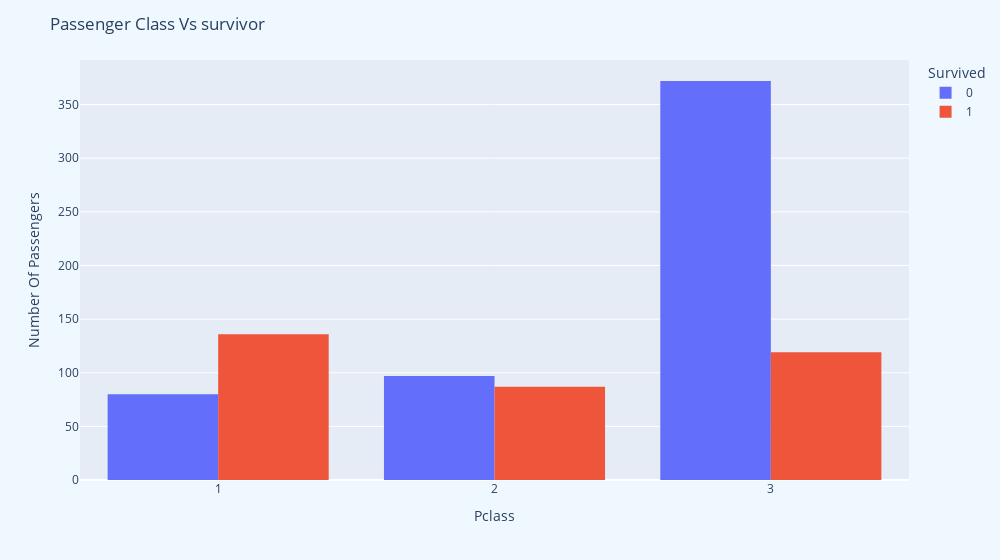

Source (notebook cell):
### Code cell
fig = px.histogram(train_df,x='Pclass',color='Survived',width=1000)
fig.update_layout(yaxis_title="Number Of Passengers",barmode='group',bargroupgap=0,paper_bgcolor="aliceblue",title="Passenger Class Vs survivor")
fig.show()

### Figure 1 — Plotly figure (JSON) as saved in the notebook; plotly's stock layout.template omitted (floating-point values rounded to 4 significant figures; data arrays with more than 128 entries replaced by an {"elided": "..."} marker saying what was removed)
{"data": [{"alignmentgroup": "True", "bingroup": "x", "hovertemplate": "Survived=0<br>Pclass=%{x}<br>count=%{y}<extra></extra>", "legendgroup": "0", "marker": {"color": "#636efa", "pattern": {"shape": ""}}, "name": "0", "offsetgroup": "0", "orientation": "v", "showlegend": true, "type": "histogram", "x": {"elided": "549 int values"}, "xaxis": "x", "yaxis": "y"}, {"alignmentgroup": "True", "bingroup": "x", "hovertemplate": "Survived=1<br>Pclass=%{x}<br>count=%{y}<extra></extra>", "legendgroup": "1", "marker": {"color": "#EF553B", "pattern": {"shape": ""}}, "name": "1", "offsetgroup": "1", "orientation": "v", "showlegend": true, "type": "histogram", "x": {"elided": "342 int values"}, "xaxis": "x", "yaxis": "y"}], "layout": {"bargroupgap": 0, "barmode": "group", "legend": {"title": {"text": "Survived"}, "tracegroupgap": 0}, "margin": {"t": 60}, "paper_bgcolor": "aliceblue", "title": {"text": "Passenger Class Vs survivor"}, "width": 1000, "xaxis": {"anchor": "y", "domain": [0, 1], "title": {"text": "Pclass"}}, "yaxis": {"anchor": "x", "domain": [0, 1], "title": {"text": "Number Of Passengers"}}}}
